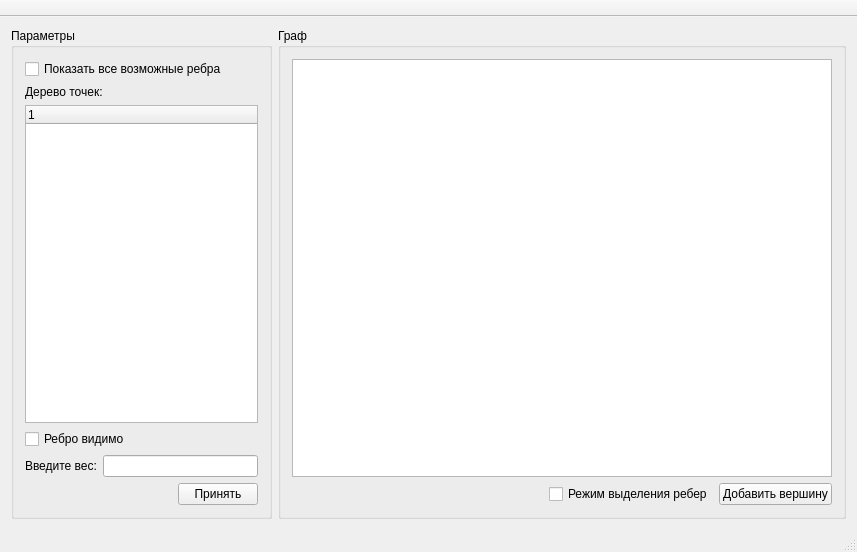
<?xml version="1.0" encoding="UTF-8"?>
<ui version="4.0">
 <class>MainWindow</class>
 <widget class="QMainWindow" name="MainWindow">
  <property name="geometry">
   <rect>
    <x>0</x>
    <y>0</y>
    <width>857</width>
    <height>552</height>
   </rect>
  </property>
  <property name="windowTitle">
   <string>Курсовая работа. Поиск минимального остовного дерева в графе</string>
  </property>
  <widget class="QWidget" name="centralWidget">
   <layout class="QGridLayout" name="gridLayout_3">
    <item row="0" column="0">
     <widget class="QGroupBox" name="groupBox">
      <property name="maximumSize">
       <size>
        <width>261</width>
        <height>16777215</height>
       </size>
      </property>
      <property name="title">
       <string>Параметры</string>
      </property>
      <layout class="QGridLayout" name="gridLayout_2">
       <item row="3" column="0">
        <layout class="QVBoxLayout" name="verticalLayout_2">
         <item>
          <widget class="QCheckBox" name="checkBox_3">
           <property name="text">
            <string>Ребро видимо</string>
           </property>
          </widget>
         </item>
         <item>
          <layout class="QHBoxLayout" name="horizontalLayout_2">
           <item>
            <widget class="QLabel" name="label_2">
             <property name="text">
              <string>Введите вес:</string>
             </property>
            </widget>
           </item>
           <item>
            <widget class="QLineEdit" name="lineEdit"/>
           </item>
          </layout>
         </item>
        </layout>
       </item>
       <item row="4" column="0">
        <layout class="QHBoxLayout" name="horizontalLayout_3">
         <item>
          <spacer name="horizontalSpacer_2">
           <property name="orientation">
            <enum>Qt::Horizontal</enum>
           </property>
           <property name="sizeHint" stdset="0">
            <size>
             <width>40</width>
             <height>20</height>
            </size>
           </property>
          </spacer>
         </item>
         <item>
          <widget class="QPushButton" name="pushButton_3">
           <property name="text">
            <string>Принять</string>
           </property>
          </widget>
         </item>
        </layout>
       </item>
       <item row="1" column="0">
        <widget class="QLabel" name="label">
         <property name="text">
          <string>Дерево точек:</string>
         </property>
        </widget>
       </item>
       <item row="2" column="0">
        <widget class="QTreeWidget" name="treeWidget">
         <column>
          <property name="text">
           <string notr="true">1</string>
          </property>
         </column>
        </widget>
       </item>
       <item row="0" column="0">
        <widget class="QCheckBox" name="showHiddenEdges">
         <property name="text">
          <string>Показать все возможные ребра</string>
         </property>
        </widget>
       </item>
      </layout>
     </widget>
    </item>
    <item row="0" column="1">
     <widget class="QGroupBox" name="groupBox_2">
      <property name="title">
       <string>Граф</string>
      </property>
      <layout class="QGridLayout" name="gridLayout">
       <item row="0" column="0">
        <layout class="QVBoxLayout" name="verticalLayout">
         <item>
          <widget class="QGraphicsView" name="graphicsView"/>
         </item>
         <item>
          <layout class="QHBoxLayout" name="horizontalLayout">
           <item>
            <spacer name="horizontalSpacer">
             <property name="orientation">
              <enum>Qt::Horizontal</enum>
             </property>
             <property name="sizeHint" stdset="0">
              <size>
               <width>40</width>
               <height>20</height>
              </size>
             </property>
            </spacer>
           </item>
           <item>
            <widget class="QCheckBox" name="AddingEdge">
             <property name="text">
              <string>Режим выделения ребер</string>
             </property>
            </widget>
           </item>
           <item>
            <widget class="QPushButton" name="pushButton">
             <property name="text">
              <string>Добавить вершину</string>
             </property>
            </widget>
           </item>
          </layout>
         </item>
        </layout>
       </item>
      </layout>
     </widget>
    </item>
   </layout>
  </widget>
  <widget class="QMenuBar" name="menuBar">
   <property name="geometry">
    <rect>
     <x>0</x>
     <y>0</y>
     <width>857</width>
     <height>21</height>
    </rect>
   </property>
  </widget>
  <widget class="QToolBar" name="mainToolBar">
   <property name="movable">
    <bool>false</bool>
   </property>
   <attribute name="toolBarArea">
    <enum>TopToolBarArea</enum>
   </attribute>
   <attribute name="toolBarBreak">
    <bool>false</bool>
   </attribute>
  </widget>
  <widget class="QStatusBar" name="statusBar"/>
 </widget>
 <layoutdefault spacing="6" margin="11"/>
 <resources/>
 <connections/>
</ui>
